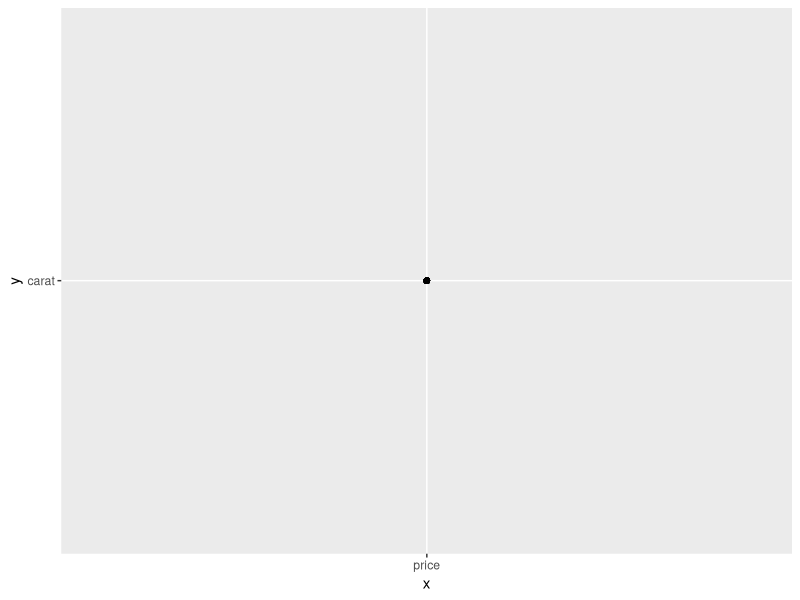

Reproduce this figure in R.
## ---- chunk 1
knitr::opts_chunk$set(echo = TRUE)
library(tidyverse)
## ---- chunk 2
### In this code chunk, start with the diamonds dataset (built in to
### ggplot2 package) and create a plot of price vs. carat (or some other
### variables of your choice)

 
ggplot(data = diamonds) +
  geom_point(aes(x = "price", y = "carat"))


## ---- chunk 3
### In this code chunk, start with the diamonds dataset (built in to
### ggplot2 package) and create a subset based on filtering, e.g., 
### size greater than 1 carat or cut is "Ideal"



## ---- chunk 4
### Both partners - delete this comment, then write some code here
### to plot, summarize, calculate something simple using the diamonds
### dataset.


## ---- chunk 5
### Both partners - delete this comment, then write some code here
### to plot, summarize, calculate something simple using the diamonds
### dataset.


